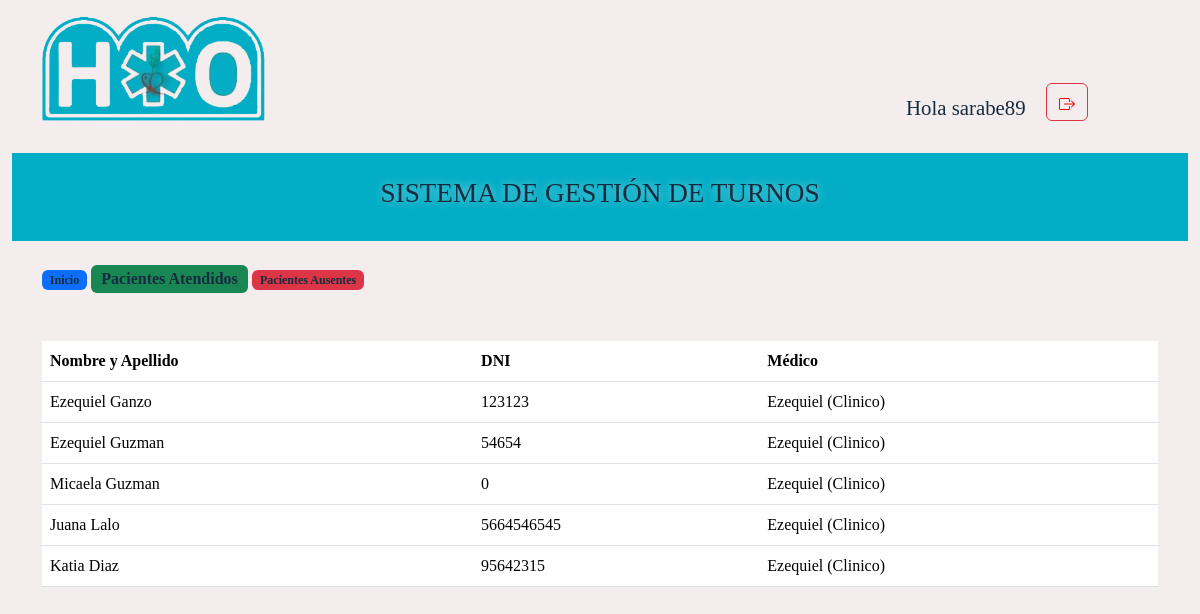
/pacientes_atendidos/ (signed in), run on the app's committed database.
### turnos/models.py (models this page shows, shortened)
class Turno(models.Model):
    STATUS_CHOICES = (
        ('E' , 'En Espera'),
        ('P' , 'Atendiendo'),
        ('A' , 'Ausente'),
        ('L', 'Atendido'),
    )
    nombre = models.CharField( max_length=50, null=True)
    apellido = models.CharField( max_length=50, null=True)
    dni = models.IntegerField(default=0)
    medico = models.ForeignKey(Medico, on_delete=models.CASCADE)
    fecha = models.DateField(default=date.today)
    hora = models.TimeField(default='07:00')
    status = models.CharField(max_length=1,choices=STATUS_CHOICES, default='E', verbose_name='estado')

class Medico(models.Model):
    nombre = models.CharField(max_length=50)
    especialidad = models.CharField(max_length=45)
    def __str__(self):
        return f'{self.nombre}  ({self.especialidad})'

### turnos/views.py (the view)
# urls.py: path('pacientes_atendidos/', views.pacientes_atendidos, name='pacientes_atendidos'),
@login_required
def pacientes_atendidos(request):
    turnos_atendidos = Turno.objects.filter(status='L').order_by('fecha')
    return render(request, 'pacientes_atendidos.html', {'turnos_atendidos': turnos_atendidos})

### turnos/templates/pacientes_atendidos.html
{% extends 'base.html' %}
{% block content %}
<br>
<div class="container-fluid">
    <div class="container">
        <span class="badge bg-primary"><a href="{% url 'ver_turnos' %}">Inicio</a></span> </option>
        <span class="badge bg-success fs-6"> <a href="{% url 'pacientes_atendidos' %}" >Pacientes Atendidos</a></span>
        <span class="badge bg-danger"><a href="{% url 'pacientes_ausentes' %}" >Pacientes Ausentes</a></span>
    </div>
</div>
<br><br>
<div class="container-fluid">
    <div class="container">
        <div class="table-responsive">
            <table class="table align-middle mb-0 bg-white">
                <thead class="bg-light">
                    <tr>
                        <th>Nombre y Apellido</th>
                        <th>DNI</th>
                        <th>Médico</th>
                    </tr>
                </thead>
                <tbody>
                    {% for turno in turnos_atendidos %}
                    <tr>
                        <td>{{ turno.nombre|title }} {{ turno.apellido|title }}</td>
                        <td>{{ turno.dni }}</td>
                        <td>{{ turno.medico|title }}</td>
                    </tr>
                    {% endfor %}
                </tbody>
            </table>
        </div>
    </div>
</div>
{% endblock %}

### turnos/templates/base.html (shortened to what this page needs)
{% load static %}
<!DOCTYPE html>
<html lang="en">
<head>
  <link href="https://cdn.jsdelivr.net/npm/bootstrap@5.3.2/dist/css/bootstrap.min.css" rel="stylesheet"
>
  <link rel="stylesheet" href="https://cdn.jsdelivr.net/npm/flatpickr@4.6.6/dist/flatpickr.min.css">
  <link rel="stylesheet" href="{% static 'componentes/css/turnos.css' %}">
</head>
<body>
  <header>
    <div class="container-fluid">
      <div class="container contheader">
        <div class="cont_logo">
          <a class="logo-img" href="https://danip98.github.io/hospital/index.html" target="_blank">
            <img src="{% static 'componentes/img/logo ajustado.png' %}" alt="Logo hospital">
          </a>
        </div>
        <div class="cont_username">
          <h3>Hola {{ user.username }}</h3>
        </div>
        <div class="cont_Cerrar">
          <a href="{% url 'salir' %}" class="btn btn-outline-danger"> </a>
        </div>
      </div>
    </div>
    <div class="container-fluid">
      <div class="titulo">
        <div class="container"> <a class="titulo-pag">
            <h2>SISTEMA DE GESTIÓN DE TURNOS</h2>
          </a>
        </div>
      </div>
    </div>
    {% block content %}
    {% endblock %}
</body>
</html>

### turnos/static/componentes/css/turnos.css (style rules this page uses)
body { margin-right: 10px; margin: 0%; background-color: #f4eded; font-family: 'Merriweather', serif; align-items: center; }
h1, h2 { font-size: 1.7em; color: #152C40; }
h3 { font-size: 1em; color: #152C40; }
a { text-decoration: none; color: #152C40; }
.contheader { display: flex; padding-top: 1em; align-items: flex-end }
.cont_logo { width: 20%; }
.cont_username { width: 70%; padding-right: 1em; text-align: right; font-size: 1.3em; color: #152C40; font-family: 'Merriweather', serif; }
.cont_username h3 { margin: 0; }
.cont_Cerrar { width: 10%; font-size: 0.9em; font-family: 'Open Sans', sans-serif; }
.cont_Cerrar a { color: red; }
.contheader img { width: 100%; }
.titulo { display: flex; justify-content: center; margin-top: 2em; align-items: center; text-align: center; width: 100%; background-color: #03ADC6; color: white; text-shadow: 0 0 10px #fff8; }
.titulo .titulo-pag { margin: 0; padding: 1em; max-width: 90%; text-decoration: none; text-shadow: 0 0 10px #fff8; }

### data on the page
Turno: nombre "Ezequiel", apellido "Ganzo", dni "123123", medico "Ezequiel (Clinico)"
Turno: nombre "Ezequiel", apellido "Guzman", dni "54654", medico "Ezequiel (Clinico)"
Turno: nombre "Micaela", apellido "Guzman", dni "0", medico "Ezequiel (Clinico)"
Turno: nombre "Juana", apellido "Lalo", dni "5664546545", medico "Ezequiel (Clinico)"
Turno: nombre "Katia", apellido "Diaz", dni "95642315", medico "Ezequiel (Clinico)"

### other printed values
{{ user.username }} "sarabe89"
